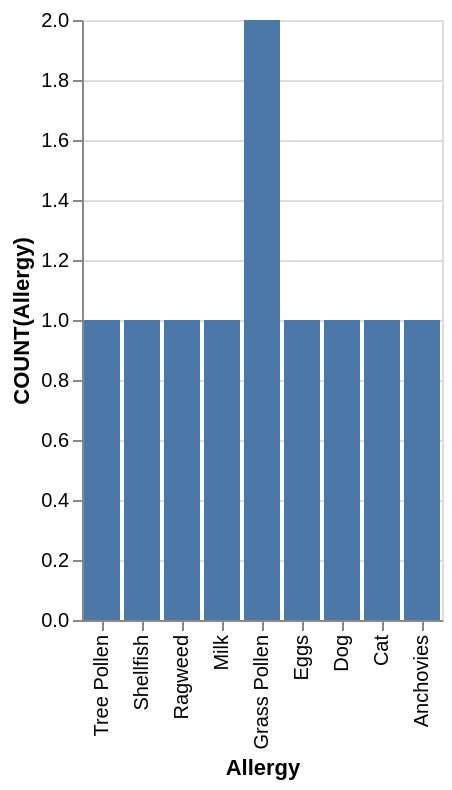

This figure's Vega-Lite source:
### Vega-Lite specification from a JSON file in a GitHub repository (floating-point values rounded to 4 significant figures)
{"data": {"values": [{"x_data": "Tree Pollen", "y_data": 1}, {"x_data": "Shellfish", "y_data": 1}, {"x_data": "Ragweed", "y_data": 1}, {"x_data": "Milk", "y_data": 1}, {"x_data": "Grass Pollen", "y_data": 2}, {"x_data": "Eggs", "y_data": 1}, {"x_data": "Dog", "y_data": 1}, {"x_data": "Cat", "y_data": 1}, {"x_data": "Anchovies", "y_data": 1}]}, "mark": "bar", "encoding": {"x": {"field": "x_data", "type": "nominal", "title": "Allergy", "sort": "descending"}, "y": {"field": "y_data", "type": "quantitative", "title": "COUNT(Allergy)"}}}
